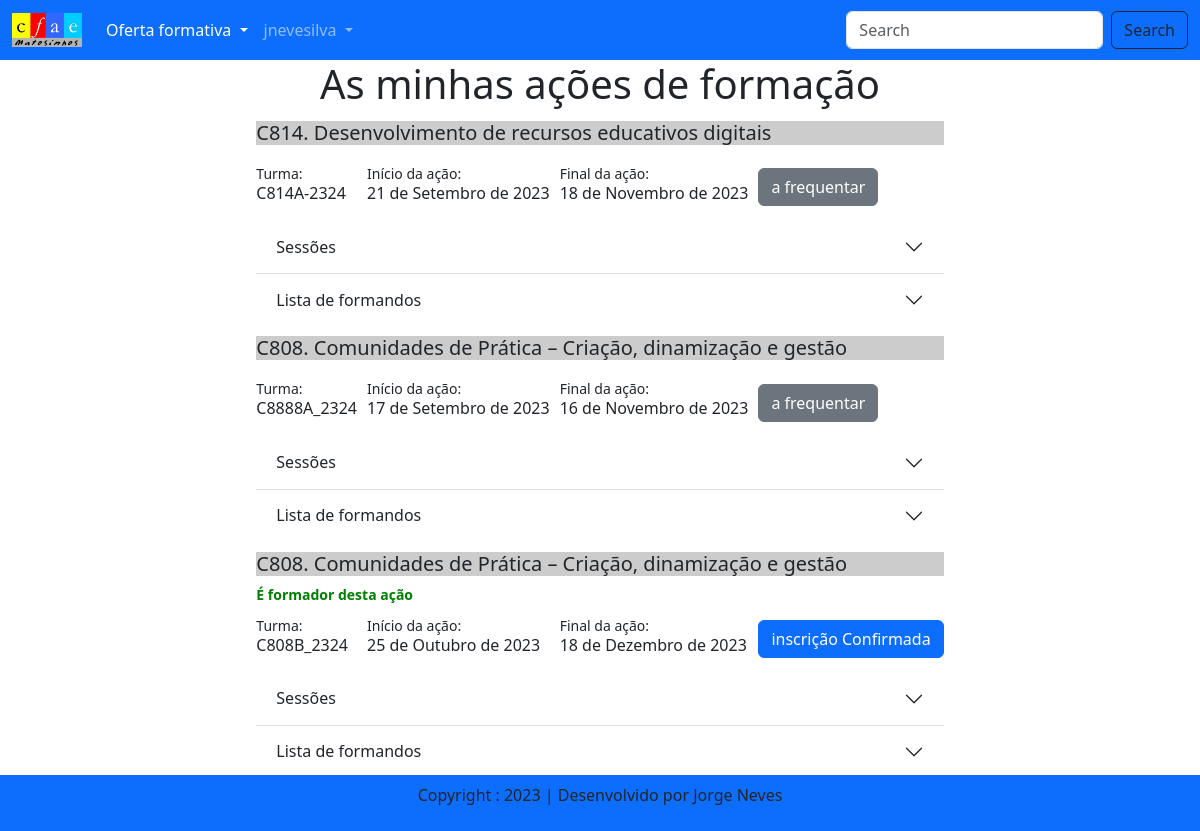
Screenshot of /listauserinscricao (signed in) with the database file from the repository.
### app/models.py (models this page shows, shortened)
class Inscritos(models.Model):
    idturma = models.ForeignKey(Turma, blank=True, null=True, on_delete=models.CASCADE)
    idutilizador = models.ForeignKey(User, blank=True, null=True, on_delete=models.CASCADE)
    datahorainscricao = models.DateTimeField()
    confirmado = models.BooleanField('Confirma frequência', default=False)
    concluiu = models.BooleanField('concluiu a ação', default=False)
    classificacao = models.FloatField("Classificação", default=0)
    formador = models.BooleanField("formador", default=False)
    class Meta:
        unique_together = ('idturma', 'idutilizador')

class Turma(models.Model):
    codigoacao = models.ForeignKey(Acao, blank=True, null=True, on_delete=models.CASCADE)
    turma = models.CharField('Turma', max_length=15, blank=True, null=True)
    datainicio = models.DateField()
    datafim = models.DateField()
    regime = models.CharField('Regime de frequência', max_length=4, null=True, choices=REGIME_CHOICES)
    publicoalvo = models.CharField("publico alvo", max_length=80, null=True, default="Professores do ensino básico e secundário")
    datainicioinsc = models.DateField('datainicioinscricao', default="2023-01-01")
    datalimiteinsc = models.DateField('datalimteinscricao', default="2023-01-01")
    fechada = models.BooleanField('Fechada', default=False)
    def __str__(self):
        return str(self.turma)

class Acao(models.Model):
    codigo = models.CharField('Código da Ação', max_length=20)
    designacao = models.CharField('Designação da Ação', max_length=100)
    modalidade = models.CharField('Modalidade', max_length=3, choices=ACAO_CHOICES)
    horas = models.IntegerField('Número de horas da ação', null=True)
    caducidade = models.DateField()
    registo = models.CharField('Número de Registo', max_length=40)
    acao_images = models.ImageField(upload_to='images')
    acao_doc = models.URLField('Descritivo da ação', default="http://cfaematosinhos.eu")
    def __str__(self):
        return self.designacao

### app/views.py (the view)
# urls.py: path('listauserinscricao', views.lista_user_inscricao, name='inscricaouser'),
def lista_user_inscricao(request):
    user = request.user
    insc=Inscritos.objects.filter(idutilizador=user)
    formador = Inscritos.objects.filter(idutilizador=user).filter(formador=True)
    tot_insc=Inscritos.objects.all()
    return render(request, 'listauserinscricao.html', locals())

### app/models.py (called while the page is built)
    def __str__(self):
        return self.nome

### app/templates/listauserinscricao.html (shortened to what this page needs)
{% extends 'base.html' %}
{% block main-content %}
    <table>
        {% if insc %}
        <h1>As minhas ações de formação</h1>
            <tbody>
                {% for inscricao in insc %}
                <tr class="linhas">
                <td colspan="4">
                    <h5 style="background-color: #CCC">{{ inscricao.idturma.codigoacao}} </h5>
                        {% if inscricao.formador %}
                          <span style="color: green"><strong> É formador desta ação </strong><span>
                        {% endif %}
                </td>
                </tr>
                <tr>
                <td>
                    Turma:
                    <h6> {{ inscricao.idturma }} </h6>
                </td>
                <td>
                    Início da ação:
                    <h6>{{ inscricao.idturma.datainicio}}</h6>
                </td>
                <td>
                    Final da ação:
                    <h6>{{ inscricao.idturma.datafim}}</h6>
                </td>
                <td>
                        {% now "Y-m-d" as todays_date %}
                        {% if todays_date <= inscricao.idturma.datalimiteinsc|date:"Y-m-d" %}
                            {% if user.is_authenticated %}
                                <a class="btn btn-danger"  href="{% url 'deleteuserinscricao' inscricao.id %}" >Anular inscrição</a><br>
                                efetuada em {{ inscricao.datahorainscricao }}. <br>
                                Pode anular até {{ inscricao.idturma.datalimiteinsc }}
                            {% endif %}
                        {% else %}
                            {% if todays_date < inscricao.idturma.datainicio|date:"Y-m-d" %}
                                {% if inscricao.confirmado %}
                                    <a class="btn btn-primary"  href="#" >inscrição Confirmada</a><br>
                                {% endif %}
                            {% else %}
                                {% if todays_date <= inscricao.idturma.datafim|date:"Y-m-d" %}
                                    <a class="btn btn-secondary"  href="#" >a frequentar</a><br>
                                {% endif %}
                            {% endif %}
                        {% endif %}
                </td>
            </tr>
                    {% if inscricao.confirmado %}
                    <tr>
                        <td colspan="4">
                            <div class="accordion accordion-flush" id="accordionFlushExample">
                                <div class="accordion-item">
                                    <h2 class="accordion-header" id="flush-headingOne">
                                    <button class="accordion-button collapsed" type="button" data-bs-toggle="collapse" data-bs-target="#{{inscricao.id}}"  aria-expanded="false" aria-controls="flush-collapseOne">
                                      Sessões
                                    </button>
                                    </h2>
                                </div>
                                <div class="accordion-item">
                                    <h2 class="accordion-header" id="headingTwo">
                                      <button class="accordion-button collapsed" type="button" data-bs-toggle="collapse" data-bs-target="#f{{inscricao.id}}" aria-expanded="false" aria-controls="collapseTwo">
                                        Lista de formandos
                                      </button>
                                    </h2>
                                  </div>
                            </div>
                        </td>
                    <tr>
                    {% endif %}
        {% endfor %}
        {% else %}
            <h1>Não existem inscrições</h1>
        {% endif %}
        </tbody>
    </table>
{% endblock main-content %}

### app/templates/base.html (shortened to what this page needs)
<!DOCTYPE html>
{% load static %}
<html lang="en">
<head>
   <link href="https://cdn.jsdelivr.net/npm/bootstrap@5.3.1/dist/css/bootstrap.min.css" rel="stylesheet"/>
    <link rel="stylesheet" href=" {% static 'app/css/owl.carousel.min.css' %}" />
    <link rel="stylesheet" href=" {% static 'app/css/all.min.css' %}" />
    <link rel="stylesheet" href=" {% static 'app/css/style.css' %}" />
    <link rel="stylesheet" href="https://cdnjs.cloudflare.com/ajax/libs/font-awesome/4.7.0/css/font-awesome.min.css">
</head>
<body>
    <nav class="navbar navbar-expand-lg navbar-dark bg-primary">
        <div class="container-fluid">
          <a class="navbar-brand" href="#">
            <img src="{% static "app/images/logocfae.jpeg" %}" width="70"/>
        </a>
          <div class="collapse navbar-collapse" id="navbarSupportedContent">
            <ul class="navbar-nav me-auto mb-2 mb-lg-0">
                <li class="nav-item dropdown">
                  <a class="nav-link dropdown-toggle active" href="#" role="button" data-bs-toggle="dropdown" aria-expanded="false">
                    Oferta formativa
                  </a>
              {% if user.is_authenticated %}
              <li class="nav-item dropdown">
                <a class="nav-link dropdown-toggle" href="#" role="button" data-bs-toggle="dropdown" aria-expanded="false">
                  {{request.user}}
                </a>
                {% else %}
                <li class="nav-item">
                  <a class="nav-link" href="{% url 'login' %}">Iniciar Sessão</a>
                </li>
                {% endif %}
            </ul>
            <form class="d-flex" role="search">
              <input class="form-control me-2" type="search" placeholder="Search" aria-label="Search">
              <button class="btn btn-outline-dark" type="submit">Search</button>
            </form>
          </div>
        </div>
      </nav>
       {% block main-content%}  {% endblock main-content %}
       <footer class="container-fluid fixed-bottom bg-primary text-center p-2 mt-5">
          <p>Copyright : 2023 | Desenvolvido por Jorge Neves </p>
       </footer>
</body>
<br><br>
</html>

### app/templates/listauserinscricao.html (style rules this page uses)
h1 { text-align: center }
th,tr { font-size: 0.875em;text-align: left; }
th, td { padding: 5px }
table { margin: 0 auto }
a:link { text-decoration: none; }

### rows the page displays
Inscritos: idturma.codigoacao "C814. Desenvolvimento de recursos educativos digitais", idturma "C814A-2324", idturma.datainicio "21 de Setembro de 2023", idturma.datafim "18 de Novembro de 2023", shows "a frequentar"
Inscritos: idturma.codigoacao "C808. Comunidades de Prática – Criação, dinamização e gestão", idturma "C8888A_2324", idturma.datainicio "17 de Setembro de 2023", idturma.datafim "16 de Novembro de 2023", shows "a frequentar"
Inscritos: idturma.codigoacao "C808. Comunidades de Prática – Criação, dinamização e gestão", formador "É formador desta ação", idturma "C808B_2324", idturma.datainicio "25 de Outubro de 2023", idturma.datafim "18 de Dezembro de 2023", confirmado "inscrição Confirmada"

### other values shown
{{ request.user }} "jnevesilva"
